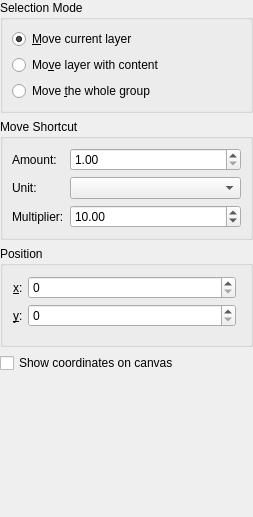
<?xml version="1.0" encoding="UTF-8"?>
<ui version="4.0">
 <author>
    SPDX-FileCopyrightText: none
    SPDX-License-Identifier: GPL-3.0-or-later
  </author>
 <class>WdgMoveTool</class>
 <widget class="QWidget" name="WdgMoveTool">
  <property name="geometry">
   <rect>
    <x>0</x>
    <y>0</y>
    <width>253</width>
    <height>517</height>
   </rect>
  </property>
  <layout class="QVBoxLayout" name="verticalLayout">
   <property name="spacing">
    <number>6</number>
   </property>
   <property name="leftMargin">
    <number>0</number>
   </property>
   <property name="topMargin">
    <number>0</number>
   </property>
   <property name="rightMargin">
    <number>0</number>
   </property>
   <property name="bottomMargin">
    <number>0</number>
   </property>
   <item>
    <widget class="QGroupBox" name="grpSelectionMethod">
     <property name="minimumSize">
      <size>
       <width>221</width>
       <height>101</height>
      </size>
     </property>
     <property name="title">
      <string>Selection Mode</string>
     </property>
     <layout class="QGridLayout" name="gridLayout_2">
      <item row="0" column="0">
       <widget class="QRadioButton" name="radioSelectedLayer">
        <property name="toolTip">
         <string>Move the layer that you have currently selected in the layerbox with its masks. Shortcut: ctrl-click.</string>
        </property>
        <property name="text">
         <string>&amp;Move current layer</string>
        </property>
        <property name="checked">
         <bool>true</bool>
        </property>
       </widget>
      </item>
      <item row="1" column="0">
       <widget class="QRadioButton" name="radioFirstLayer">
        <property name="toolTip">
         <string>Move the first layer with visible content at the place where you click.</string>
        </property>
        <property name="text">
         <string>Mo&amp;ve layer with content</string>
        </property>
        <property name="checked">
         <bool>false</bool>
        </property>
       </widget>
      </item>
      <item row="2" column="0">
       <widget class="QRadioButton" name="radioGroup">
        <property name="toolTip">
         <string>Move the group containing the first layer that contains visible content. Shortcut: ctrl-shift-click.</string>
        </property>
        <property name="text">
         <string>Move &amp;the whole group</string>
        </property>
       </widget>
      </item>
     </layout>
    </widget>
   </item>
   <item>
    <widget class="QGroupBox" name="grpMoveStep">
     <property name="minimumSize">
      <size>
       <width>227</width>
       <height>91</height>
      </size>
     </property>
     <property name="title">
      <string>Move Shortcut</string>
     </property>
     <layout class="QGridLayout" name="gridLayout_3">
      <item row="2" column="1">
       <widget class="KisDoubleParseSpinBox" name="spinMoveScale">
        <property name="sizePolicy">
         <sizepolicy hsizetype="Preferred" vsizetype="Fixed">
          <horstretch>0</horstretch>
          <verstretch>0</verstretch>
         </sizepolicy>
        </property>
        <property name="toolTip">
         <string>When holding shift, move keyboard shortcuts scale up by this amount.</string>
        </property>
        <property name="minimum">
         <double>1.000000000000000</double>
        </property>
        <property name="maximum">
         <double>1000.000000000000000</double>
        </property>
        <property name="value">
         <double>10.000000000000000</double>
        </property>
       </widget>
      </item>
      <item row="2" column="0">
       <widget class="QLabel" name="scaleLabel">
        <property name="sizePolicy">
         <sizepolicy hsizetype="Fixed" vsizetype="Preferred">
          <horstretch>0</horstretch>
          <verstretch>0</verstretch>
         </sizepolicy>
        </property>
        <property name="text">
         <string>Multiplier:</string>
        </property>
       </widget>
      </item>
      <item row="1" column="1">
       <widget class="QComboBox" name="cmbUnit"/>
      </item>
      <item row="0" column="1">
       <widget class="KisDoubleParseSpinBox" name="spinMoveStep">
        <property name="sizePolicy">
         <sizepolicy hsizetype="Preferred" vsizetype="Fixed">
          <horstretch>0</horstretch>
          <verstretch>0</verstretch>
         </sizepolicy>
        </property>
        <property name="toolTip">
         <string>Number of units to move after move shortcut keypress.</string>
        </property>
        <property name="minimum">
         <double>1.000000000000000</double>
        </property>
        <property name="maximum">
         <double>100000.000000000000000</double>
        </property>
        <property name="value">
         <double>1.000000000000000</double>
        </property>
       </widget>
      </item>
      <item row="0" column="0">
       <widget class="QLabel" name="label">
        <property name="sizePolicy">
         <sizepolicy hsizetype="Fixed" vsizetype="Preferred">
          <horstretch>0</horstretch>
          <verstretch>0</verstretch>
         </sizepolicy>
        </property>
        <property name="text">
         <string comment="Amount of shortcut key movement for Move Tool">Amount:</string>
        </property>
       </widget>
      </item>
      <item row="1" column="0">
       <widget class="QLabel" name="label_2">
        <property name="sizePolicy">
         <sizepolicy hsizetype="Fixed" vsizetype="Preferred">
          <horstretch>0</horstretch>
          <verstretch>0</verstretch>
         </sizepolicy>
        </property>
        <property name="text">
         <string>Unit:</string>
        </property>
       </widget>
      </item>
     </layout>
    </widget>
   </item>
   <item>
    <widget class="QGroupBox" name="moveGroup">
     <property name="sizePolicy">
      <sizepolicy hsizetype="Preferred" vsizetype="Fixed">
       <horstretch>0</horstretch>
       <verstretch>0</verstretch>
      </sizepolicy>
     </property>
     <property name="minimumSize">
      <size>
       <width>100</width>
       <height>101</height>
      </size>
     </property>
     <property name="title">
      <string>Position</string>
     </property>
     <property name="flat">
      <bool>false</bool>
     </property>
     <property name="checkable">
      <bool>false</bool>
     </property>
     <property name="checked">
      <bool>false</bool>
     </property>
     <layout class="QVBoxLayout" name="verticalLayout_11">
      <property name="spacing">
       <number>5</number>
      </property>
      <property name="leftMargin">
       <number>5</number>
      </property>
      <property name="topMargin">
       <number>5</number>
      </property>
      <property name="bottomMargin">
       <number>0</number>
      </property>
      <item>
       <layout class="QFormLayout" name="formLayout_3">
        <property name="fieldGrowthPolicy">
         <enum>QFormLayout::AllNonFixedFieldsGrow</enum>
        </property>
        <property name="leftMargin">
         <number>5</number>
        </property>
        <property name="topMargin">
         <number>5</number>
        </property>
        <property name="rightMargin">
         <number>5</number>
        </property>
        <property name="bottomMargin">
         <number>5</number>
        </property>
        <item row="0" column="0">
         <widget class="QLabel" name="label_offsetX">
          <property name="sizePolicy">
           <sizepolicy hsizetype="MinimumExpanding" vsizetype="Preferred">
            <horstretch>0</horstretch>
            <verstretch>0</verstretch>
           </sizepolicy>
          </property>
          <property name="toolTip">
           <string>Horizontal Translation</string>
          </property>
          <property name="layoutDirection">
           <enum>Qt::LeftToRight</enum>
          </property>
          <property name="text">
           <string>&amp;x:</string>
          </property>
          <property name="buddy">
           <cstring>translateXBox</cstring>
          </property>
         </widget>
        </item>
        <item row="0" column="1">
         <widget class="KisIntParseSpinBox" name="translateXBox">
          <property name="sizePolicy">
           <sizepolicy hsizetype="Preferred" vsizetype="Fixed">
            <horstretch>0</horstretch>
            <verstretch>0</verstretch>
           </sizepolicy>
          </property>
          <property name="toolTip">
           <string>Horizontal Translation</string>
          </property>
          <property name="layoutDirection">
           <enum>Qt::LeftToRight</enum>
          </property>
         </widget>
        </item>
        <item row="2" column="1">
         <widget class="KisIntParseSpinBox" name="translateYBox">
          <property name="sizePolicy">
           <sizepolicy hsizetype="Preferred" vsizetype="Fixed">
            <horstretch>0</horstretch>
            <verstretch>0</verstretch>
           </sizepolicy>
          </property>
          <property name="toolTip">
           <string>Vertical Translation</string>
          </property>
         </widget>
        </item>
        <item row="2" column="0">
         <widget class="QLabel" name="label_offsetY">
          <property name="sizePolicy">
           <sizepolicy hsizetype="MinimumExpanding" vsizetype="Preferred">
            <horstretch>0</horstretch>
            <verstretch>0</verstretch>
           </sizepolicy>
          </property>
          <property name="toolTip">
           <string>Vertical Translation</string>
          </property>
          <property name="text">
           <string>&amp;y:</string>
          </property>
          <property name="buddy">
           <cstring>translateYBox</cstring>
          </property>
         </widget>
        </item>
       </layout>
      </item>
     </layout>
    </widget>
   </item>
   <item>
    <widget class="QCheckBox" name="chkShowCoordinates">
     <property name="toolTip">
      <string>Show coordinates on canvas</string>
     </property>
     <property name="text">
      <string>Show coordinates on canvas</string>
     </property>
    </widget>
   </item>
   <item>
    <spacer name="verticalSpacer">
     <property name="orientation">
      <enum>Qt::Vertical</enum>
     </property>
     <property name="sizeHint" stdset="0">
      <size>
       <width>20</width>
       <height>0</height>
      </size>
     </property>
    </spacer>
   </item>
  </layout>
 </widget>
 <customwidgets>
  <customwidget>
   <class>KisDoubleParseSpinBox</class>
   <extends>QDoubleSpinBox</extends>
   <header>kis_double_parse_spin_box.h</header>
  </customwidget>
  <customwidget>
   <class>KisIntParseSpinBox</class>
   <extends>QSpinBox</extends>
   <header>kis_int_parse_spin_box.h</header>
  </customwidget>
 </customwidgets>
 <resources/>
 <connections/>
</ui>
